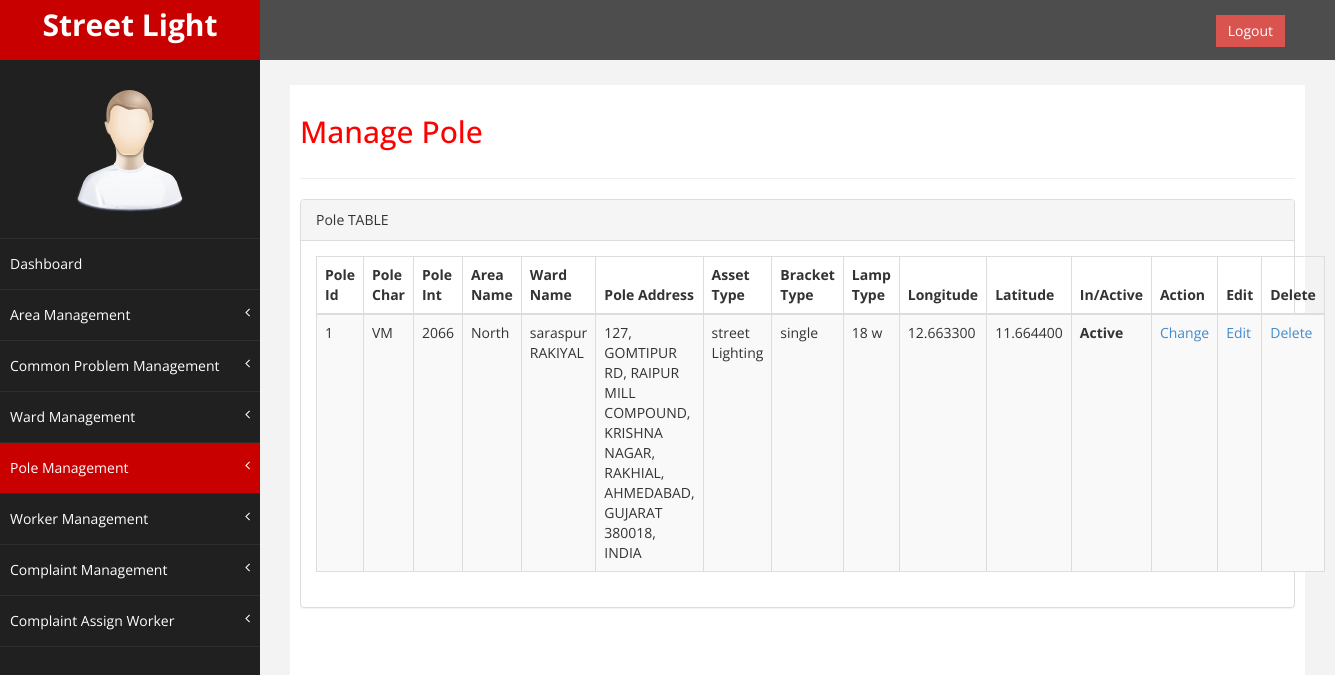
Page /admin/managepole.php on the committed database.
### tables this page shows
CREATE TABLE IF NOT EXISTS `pole_table` (
  `pole_id` int(11) NOT NULL AUTO_INCREMENT,
  `pole_char` varchar(20) NOT NULL,
  `pole_int` int(5) NOT NULL,
  `area_name` varchar(30) NOT NULL,
  `ward_name` varchar(30) NOT NULL,
  `pole_add` varchar(100) NOT NULL,
  `asset_type` varchar(30) NOT NULL,
  `bracket_type` varchar(50) NOT NULL,
  `lamp_type` varchar(30) NOT NULL,
  `longitude` decimal(9,6) NOT NULL,
  `latitude` decimal(9,6) NOT NULL,
  `is_active` int(11) NOT NULL,
  PRIMARY KEY (`pole_id`)
);

CREATE TABLE IF NOT EXISTS `area_table` (
  `area_id` int(11) NOT NULL AUTO_INCREMENT,
  `area_name` varchar(20) NOT NULL,
  `is_active` int(2) NOT NULL,
  PRIMARY KEY (`area_id`)
);

CREATE TABLE IF NOT EXISTS `ward_name_table` (
  `ward_id` int(11) NOT NULL AUTO_INCREMENT,
  `ward_name` varchar(20) NOT NULL,
  `area_id` int(11) NOT NULL,
  `is_active` int(2) NOT NULL,
  PRIMARY KEY (`ward_id`)
);

### admin/managepole.php (the view, shortened to what this page needs)
<?php
require "common/header.php";
require 'dbconnect.php';
$qry = "SELECT * FROM pole_table WHERE is_active!=2";
$rs = mysqli_query($conn,$qry);
?>
    <div id="wrapper">
        <nav class="navbar navbar-default navbar-cls-top " role="navigation" style="margin-bottom: 0">
            <div class="navbar-header">
                <a class="navbar-brand" href="dashboard.php">Street Light</a>
            </div>
  <div style="color: white;
padding: 15px 50px 5px 50px;
float: right;
font-size: 16px;">  <a href="logout.php" class="btn btn-danger square-btn-adjust">Logout</a> </div>
        </nav>
          <?php
  require "common/navigation.php";
?>
        <div id="page-wrapper" >
            <div id="page-inner">
                <div class="row">
                    <div class="col-md-12">
                     <h2>Manage Pole</h2>
                    </div>
                </div>
                  <hr />
                  <div class="row">
                <div class="col-md-12">
                    <div class="panel panel-default">
                        <div class="panel-heading">
                             Pole TABLE
                        </div>
                        <div class="panel-body">
                            <div class="table-responsive">
                                <table class="table table-striped table-bordered table-hover" id="">
                                    <thead>
                                        <tr>
                                            <th>Pole Id</th>
                                            <th>Pole Char</th>
                                            <th>Pole Int</th>
                                            <th>Area Name</th>
                                            <th>Ward Name</th>
                                            <th>Pole Address</th>
                                            <th>Asset Type</th>
                                            <th>Bracket Type</th>
                                            <th>Lamp Type</th>
                                            <th>Longitude</th>
                                            <th>Latitude</th>
                                            <th>In/Active</th>
                                            <th>Action</th>
                                            <th>Edit</th>
                                            <th>Delete</th>
                                        </tr>
                                    </thead>
                            <?php
                            if(mysqli_num_rows($rs) > 0)
                                {
                                    while($row = mysqli_fetch_assoc($rs))
                                    {
                            ?>
                                <tbody>
                                    <tr class="odd gradeX">
                                    <td><?php echo $row['pole_id']; ?></td>
                                    <td><?php echo $row['pole_char'];?></td>
                                    <td><?php echo $row['pole_int'];?></td>
                                    <td><?php  $r1=mysqli_query($conn,"SELECT `area_name` FROM `area_table` where `area_id`=".$row['area_name']); if($c1=mysqli_fetch_assoc($r1)){echo $c1['area_name'];} ?>
                                    </td>
                                    <td><?php  $r1=mysqli_query($conn,"SELECT `ward_name` FROM `ward_name_table` where `ward_id`=".$row['ward_name']); if($c1=mysqli_fetch_assoc($r1)){echo $c1['ward_name'];} ?>
                                    </td>
                                    <td><?php echo $row['pole_add'];?></td>
                                    <td><?php echo $row['asset_type'];?></td>
                                    <td><?php echo $row['bracket_type'];?></td>
                                    <td><?php echo $row['lamp_type'];?></td>
                                    <td><?php echo $row['longitude'];?></td>
                                    <td><?php echo $row['latitude'];?></td>
                                    <th><?php if($row['is_active']==1){echo "Active";}else{echo "Blocked";} ?></th>
                                    <td><a href="actionpole.php?pole_id=<?php echo $row['pole_id']; ?>&status=<?php echo $row['is_active']; ?>">Change</a></td>
                                    <td><a href="editpole.php?pole_id=<?php echo $row['pole_id']; ?>">Edit</a></td>
                                    <td><a href="deletepole.php?pole_id=<?php echo $row['pole_id']; ?>">Delete</a></td>
                                </tr>
                            <?php   }
                                }
                                else
                                {
                                echo "0 Rows Returned!";
                                }
                            ?>
                                    </tbody>
                                </table>
                            </div>
                        </div>
                    </div>
                </div>
            </div>
        </div>
    </div>
    <?php require "common/footer.php"; ?>

### admin/css/custom.css (style rules this page uses)
body { font-family: 'Open Sans', sans-serif; }
#wrapper { width: 100%; background:#202020; }
#page-wrapper { padding: 15px 15px; min-height: 600px; background:#F3F3F3; }
#page-inner { width:100%; margin:10px 20px 10px 0px; background-color:#fff!important; padding:10px; min-height:1200px; }
h2 { color: #f00; }
.square-btn-adjust { border: 0px solid transparent; -webkit-border-radius: 0px; -moz-border-radius: 0px; border-radius: 0px; }
.navbar-cls-top .navbar-brand { color: #fff; background: #C90000; width: 260px; text-align: center; height: 60px; font-size: 30px; font-weight: 700; }
.navbar-cls-top { background:#4D4D4D; border-bottom:none; }
.navbar-default { border:0px solid black; }
.navbar-header { background: #A70303; }
@media (min-width:768px) { #page-wrapper { margin: 0 0 0 260px; padding: 15px 30px; min-height: 1200px; } }
@media (min-width:768px) { .navbar { border-radius: 0px; } }

### rows in the picture
pole_table: pole_id "1", pole_char "VM", pole_int "2066", area_table.area_name "North", ward_name_table.ward_name "saraspur RAKIYAL", pole_add "127, GOMTIPUR RD, RAIPUR MILL COMPOUND, KRISHNA NAGAR, RAKHIAL, AHMEDABAD, GUJARAT 380018, INDIA", asset_type "street Lighting", bracket_type "single", lamp_type "18 w", longitude "12.663300", latitude "11.664400", is_active "Active"
